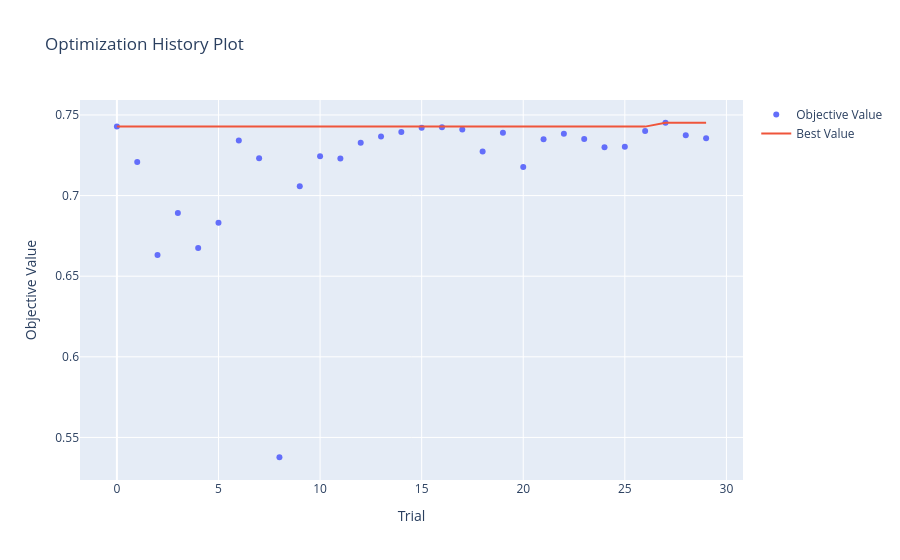
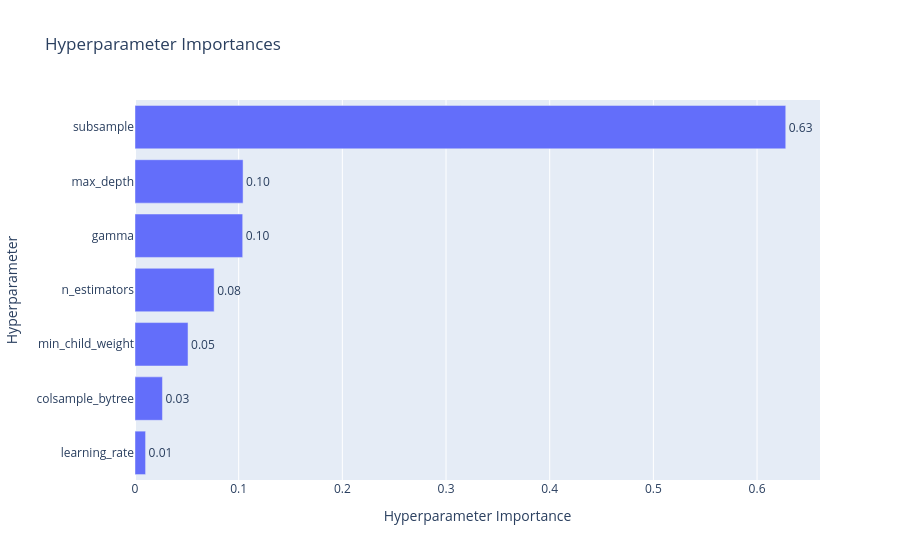

Notebook cell for these charts, in order:
### Code cell
import numpy as np
import pandas as pd
import optuna
import joblib

from xgboost import XGBClassifier
from sklearn.model_selection import StratifiedKFold
from sklearn.metrics import (
    accuracy_score,
    precision_score,
    recall_score,
    f1_score,
    classification_report
)

from optuna.visualization import (
    plot_optimization_history,
    plot_param_importances
)

from lab2_utils import get_data, get_split, cv_macro_f1, CLASS_NAMES


# 1. Load the ORIGINAL baseline data (one-hot, no engineered features)
X, y = get_data()

# 2. Stratified 80/20 train-test split
X_train, X_test, y_train, y_test = get_split(X, y)

# 3. Stratified 5-fold cross-validation
cv5 = StratifiedKFold(
    n_splits=5,
    shuffle=True,
    random_state=42
)

print("Dataset:", X.shape)
print("Training samples:", len(X_train))
print("Test samples:", len(X_test))


# 4. Evaluate the original default baseline
baseline = XGBClassifier(
    random_state=42,
    n_jobs=-1
)

baseline_cv = cv_macro_f1(
    baseline, X_train, y_train,
    cv=cv5,
    weights=False
)

print("\nORIGINAL BASELINE")
print(f"Mean CV Macro-F1: {baseline_cv.mean():.4f}")
print(f"Std CV Macro-F1: {baseline_cv.std():.4f}")


# 5. Define the Optuna objective
def objective(trial):

    params = {
        "max_depth": trial.suggest_int("max_depth", 3, 9),
        "learning_rate": trial.suggest_float(
            "learning_rate", 0.01, 0.2, log=True
        ),
        "n_estimators": trial.suggest_int("n_estimators", 50, 300),
        "subsample": trial.suggest_float("subsample", 0.6, 1.0),
        "colsample_bytree": trial.suggest_float(
            "colsample_bytree", 0.6, 1.0
        ),
        "min_child_weight": trial.suggest_int(
            "min_child_weight", 1, 5
        ),
        "gamma": trial.suggest_float("gamma", 0.0, 1.0),
        "random_state": 42,
        "n_jobs": -1
    }

    model = XGBClassifier(**params)

    scores = cv_macro_f1(
        model,
        X_train,
        y_train,
        cv=cv5,
        weights=False
    )

    return scores.mean()


# 6. Run Bayesian optimization with TPESampler
optuna.logging.set_verbosity(optuna.logging.WARNING)

sampler = optuna.samplers.TPESampler(seed=42)

study = optuna.create_study(
    direction="maximize",
    sampler=sampler
)

study.optimize(
    objective,
    n_trials=30,
    show_progress_bar=False
)

print("\nOPTUNA RESULTS")
print(f"Best CV Macro-F1: {study.best_value:.4f}")
print("\nBest hyperparameters:")

for name, value in study.best_params.items():
    print(f"{name}: {value}")


# 7. Train the optimized model on the entire training set
best_model = XGBClassifier(
    **study.best_params,
    random_state=42,
    n_jobs=-1
)

best_model.fit(X_train, y_train)


# 8. Evaluate on the untouched test set
y_test_pred = best_model.predict(X_test)

test_accuracy = accuracy_score(y_test, y_test_pred)
test_precision = precision_score(
    y_test, y_test_pred, average="macro", zero_division=0
)
test_recall = recall_score(
    y_test, y_test_pred, average="macro", zero_division=0
)
test_macro_f1 = f1_score(
    y_test, y_test_pred, average="macro", zero_division=0
)

print("\nOPTIMIZED BASELINE - TEST RESULTS")
print(f"Accuracy:        {test_accuracy:.4f}")
print(f"Macro Precision: {test_precision:.4f}")
print(f"Macro Recall:    {test_recall:.4f}")
print(f"Test Macro-F1:   {test_macro_f1:.4f}")

print("\nCLASSIFICATION REPORT")
print(classification_report(
    y_test,
    y_test_pred,
    labels=range(len(CLASS_NAMES)),
    target_names=CLASS_NAMES,
    digits=4,
    zero_division=0
))


# 9. Compare original and optimized baseline
comparison = pd.DataFrame({
    "Model": ["Original baseline", "Optimized baseline"],
    "CV Macro-F1": [
        baseline_cv.mean(),
        study.best_value
    ],
    "Test Macro-F1": [
        f1_score(y_test, baseline.fit(X_train, y_train).predict(X_test),
                 average="macro"),
        test_macro_f1
    ]
})

display(comparison.round(4))


# 10. Save the Optuna study and optimized model
joblib.dump(study, "optuna_diana_baseline_study.pkl")
joblib.dump(best_model, "xgb_diana_baseline_optimized.pkl")

print("\nOptuna study and optimized model saved successfully.")


# 11. Optuna optimization plots
plot_optimization_history(study).show()
plot_param_importances(study).show()

### Figure 1 — Plotly figure (JSON) as saved in the notebook; plotly's stock layout.template omitted (floating-point values rounded to 4 significant figures)
{"data": [{"mode": "markers", "name": "Objective Value", "type": "scatter", "x": [0, 1, 2, 3, 4, 5, 6, 7, 8, 9, 10, 11, 12, 13, 14, 15, 16, 17, 18, 19, 20, 21, 22, 23, 24, 25, 26, 27, 28, 29], "y": [0.7428, 0.7209, 0.6631, 0.6892, 0.6674, 0.6832, 0.7341, 0.7231, 0.5377, 0.7059, 0.7244, 0.723, 0.7328, 0.7366, 0.7394, 0.7421, 0.7423, 0.741, 0.7273, 0.739, 0.7177, 0.7349, 0.7383, 0.735, 0.7299, 0.7303, 0.74, 0.7452, 0.7374, 0.7355]}, {"mode": "lines", "name": "Best Value", "type": "scatter", "x": [0, 1, 2, 3, 4, 5, 6, 7, 8, 9, 10, 11, 12, 13, 14, 15, 16, 17, 18, 19, 20, 21, 22, 23, 24, 25, 26, 27, 28, 29], "y": [0.7428, 0.7428, 0.7428, 0.7428, 0.7428, 0.7428, 0.7428, 0.7428, 0.7428, 0.7428, 0.7428, 0.7428, 0.7428, 0.7428, 0.7428, 0.7428, 0.7428, 0.7428, 0.7428, 0.7428, 0.7428, 0.7428, 0.7428, 0.7428, 0.7428, 0.7428, 0.7428, 0.7452, 0.7452, 0.7452]}, {"marker": {"color": "#cccccc"}, "mode": "markers", "name": "Infeasible Trial", "showlegend": false, "type": "scatter", "x": [], "y": []}], "layout": {"title": {"text": "Optimization History Plot"}, "xaxis": {"title": {"text": "Trial"}}, "yaxis": {"title": {"text": "Objective Value"}}}}

### Figure 2 — Plotly figure (JSON) as saved in the notebook; plotly's stock layout.template omitted (floating-point values rounded to 4 significant figures)
{"data": [{"cliponaxis": false, "hovertemplate": ["learning_rate (FloatDistribution): 0.010203877578191724<extra></extra>", "colsample_bytree (FloatDistribution): 0.026484972482156106<extra></extra>", "min_child_weight (IntDistribution): 0.05114777205962716<extra></extra>", "n_estimators (IntDistribution): 0.07635593391709977<extra></extra>", "gamma (FloatDistribution): 0.10388580562881518<extra></extra>", "max_depth (IntDistribution): 0.10424593609907527<extra></extra>", "subsample (FloatDistribution): 0.6276757022350348<extra></extra>"], "name": "Objective Value", "orientation": "h", "text": ["0.01", "0.03", "0.05", "0.08", "0.10", "0.10", "0.63"], "textposition": "outside", "type": "bar", "x": [0.0102, 0.02648, 0.05115, 0.07636, 0.1039, 0.1042, 0.6277], "y": ["learning_rate", "colsample_bytree", "min_child_weight", "n_estimators", "gamma", "max_depth", "subsample"]}], "layout": {"title": {"text": "Hyperparameter Importances"}, "xaxis": {"title": {"text": "Hyperparameter Importance"}}, "yaxis": {"title": {"text": "Hyperparameter"}}}}
